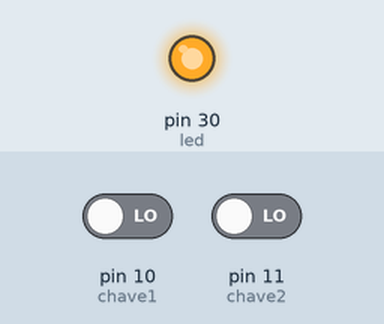
Bench run of a sketch on a simulated Arduino Mega 2560, built with avr-gcc and run on an emulated ATmega2560. On the bench: output pins drawn as LEDs (lit = HIGH). The test bench sets the inputs (shaded band); at power-on: pin 10 (chave1) LOW, pin 11 (chave2) LOW.

Above: at 1.2 s.
1.3 s: pin 10 (chave1) driven HIGH and pin 11 (chave2) driven HIGH
At 1.9 s:
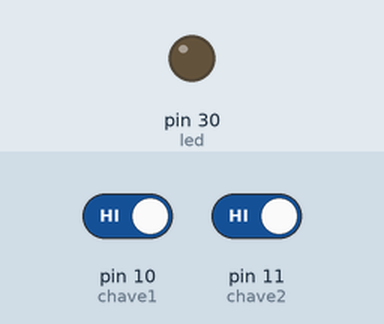
2.8 s: pin 10 (chave1) driven LOW
At 4.0 s:
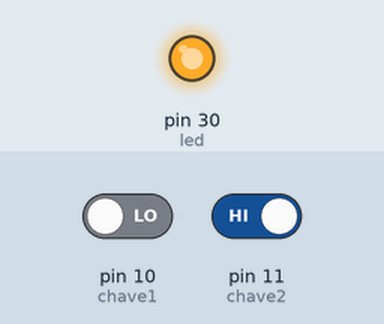
4.3 s: pin 10 (chave1) driven HIGH
At 5.3 s:
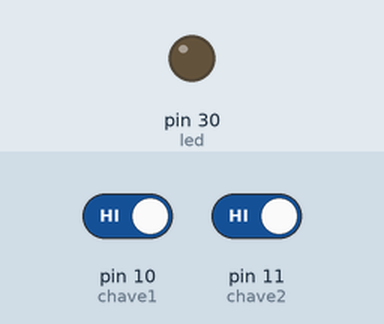
Timing chart, 0 to 7.3 s (numbered marks = the images above; inputs shaded):
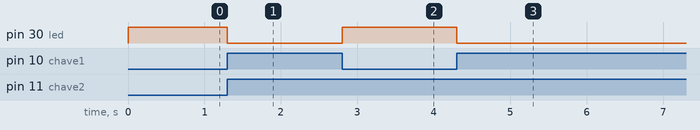

The sketch:

prog_6.ino
```cpp
#define chave1 10
#define chave2 11
#define led 30

void setup()
{
    pinMode(chave1,INPUT);
   pinMode(chave2,INPUT);
   pinMode(led,OUTPUT);
   Serial.begin(9600);
}

void loop()
{
 bool e1,e2,s1;
 e1=digitalRead(chave1);
 e2=digitalRead(chave2);

if (e1&&e2==1)
s1=1;
else
s1=0;
 digitalWrite(led,!s1);

}
```

Measured:
- after the input at 1.3 s, pin 30 (led): HIGH → LOW at once
- after the input at 2.8 s, pin 30 (led): LOW → HIGH at once
- after the input at 4.3 s, pin 30 (led): HIGH → LOW at once
